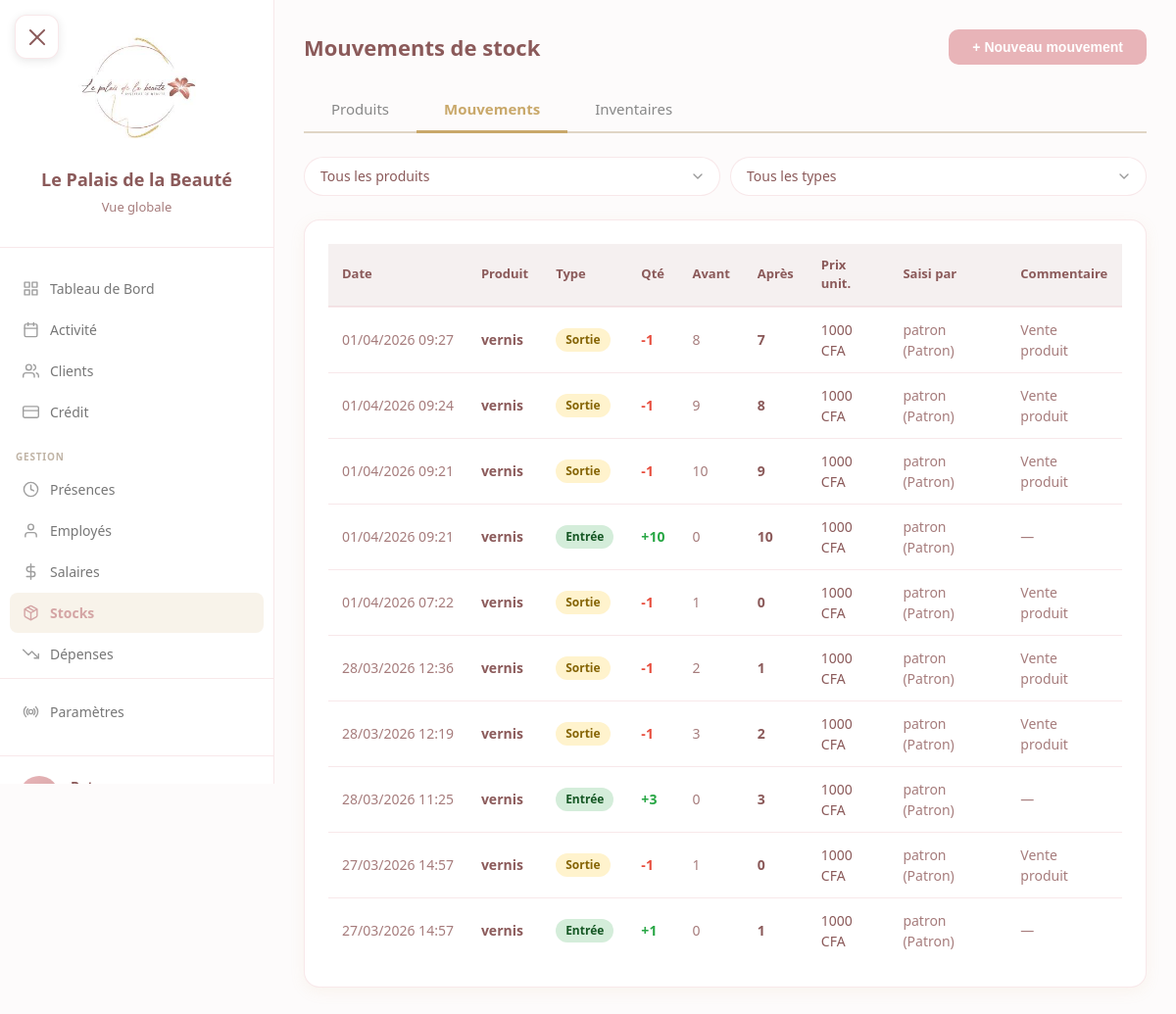
Page /gestion/stocks/mouvements/ (signed in) on the committed database.
### core/models.py (models this page shows, shortened)
class MouvementStock(models.Model):
    TYPE_CHOICES = [
        ('entree', 'Entrée'),
        ('sortie', 'Sortie'),
        ('inventaire', 'Inventaire'),
        ('perte', 'Perte/Casse'),
    ]
    produit = models.ForeignKey(Produit, on_delete=models.CASCADE, related_name='mouvements')
    type_mouvement = models.CharField(max_length=20, choices=TYPE_CHOICES)
    quantite = models.IntegerField()
    quantite_avant = models.IntegerField(default=0)
    quantite_apres = models.IntegerField(default=0)
    prix_unitaire = models.IntegerField(default=0, validators=[MinValueValidator(0)])
    commentaire = models.TextField(blank=True, null=True)
    institut = models.ForeignKey('Institut', on_delete=models.SET_NULL, null=True, blank=True, related_name='mouvements_stock')
    cree_par = models.ForeignKey('Utilisateur', on_delete=models.SET_NULL, null=True)
    date_creation = models.DateTimeField(auto_now_add=True)
    class Meta:
        verbose_name = "Mouvement de stock"
        verbose_name_plural = "Mouvements de stock"
        ordering = ['-date_creation']

class Produit(models.Model):
    nom = models.CharField(max_length=200)
    reference = models.CharField(max_length=100, blank=True, default='')
    categorie = models.ForeignKey(
        CategorieProduit, on_delete=models.PROTECT,
        null=True, blank=True, related_name='produits'
    )
    unite = models.ForeignKey(
        UniteMesure, on_delete=models.PROTECT,
        null=True, blank=True, related_name='produits'
    )
    fournisseur = models.ForeignKey(
        Fournisseur, on_delete=models.SET_NULL,
        null=True, blank=True, related_name='produits'
    )
    prix_achat = models.IntegerField(default=0, validators=[MinValueValidator(0)])
    prix_vente = models.IntegerField(default=0, validators=[MinValueValidator(0)], help_text="0 si non vendu aux clients")
    stock_actuel = models.IntegerField(default=0)
    stock_minimum = models.IntegerField(default=0, validators=[MinValueValidator(0)])
    actif = models.BooleanField(default=True)
    date_creation = models.DateTimeField(auto_now_add=True)
    class Meta:
        verbose_name = "Produit"
        verbose_name_plural = "Produits"
        ordering = ['categorie__nom', 'nom']

class Utilisateur(models.Model):
    ROLE_CHOICES = [
        ('patron', 'Patron'),
        ('manager', 'Manager'),
        ('employe', 'Employé'),
    ]
    user = models.OneToOneField(User, on_delete=models.CASCADE)
    role = models.CharField(max_length=20, choices=ROLE_CHOICES)
    institut = models.ForeignKey(
        Institut,
        on_delete=models.SET_NULL,
        null=True,
        blank=True,
        help_text="NULL pour le patron (accès à tous)"
    )
    pin = models.CharField(max_length=256)  # Code PIN hashé
    actif = models.BooleanField(default=True)
    class Meta:
        verbose_name = "Utilisateur"
        verbose_name_plural = "Utilisateurs"
    def __str__(self):
        return f"{self.user.username} ({self.get_role_display()})"
    def is_patron(self):
        return self.role == 'patron'
    def is_manager(self):
        return self.role == 'manager'

### gestion/views.py (the view)
# urls.py: path('stocks/mouvements/', views.stocks_mouvements, name='stocks_mouvements'),
@login_required
@role_required(['patron', 'manager'])
def stocks_mouvements(request):
    from django.core.paginator import Paginator
    produit_id = request.GET.get('produit', 'tous')
    type_mouv = request.GET.get('type', 'tous')
    mouvements = MouvementStock.objects.select_related('produit', 'cree_par', 'institut')
    if produit_id != 'tous' and produit_id:
        mouvements = mouvements.filter(produit_id=produit_id)
    if type_mouv != 'tous' and type_mouv:
        mouvements = mouvements.filter(type_mouvement=type_mouv)
    paginator = Paginator(mouvements, 50)
    page = request.GET.get('page', 1)
    mouvements_page = paginator.get_page(page)
    produits = Produit.objects.filter(actif=True).order_by('nom')
    instituts = Institut.objects.all()
    utilisateur = request.user.utilisateur
    is_manager = utilisateur.is_manager()
    manager_institut = utilisateur.institut if is_manager else None
    return render(request, 'gestion/stocks/mouvements.html', {
        'mouvements': mouvements_page,
        'produits': produits,
        'produit_id': produit_id,
        'type_mouv': type_mouv,
        'instituts': instituts,
        'is_manager': is_manager,
        'manager_institut': manager_institut,
    })

### templates/gestion/stocks/mouvements.html (shortened to what this page needs)
{% extends 'base.html' %}
{% block content %}
<div class="stk-container">
    <div class="page-header">
        <h1>Mouvements de stock</h1>
        <button class="btn-submit" onclick="document.getElementById('modalMouv').classList.add('open')">
            + Nouveau mouvement
        </button>
    </div>
    <div class="page-tabs">
        <a href="{% url 'gestion:stocks_produits' %}" class="page-tab">Produits</a>
        <a href="{% url 'gestion:stocks_mouvements' %}" class="page-tab active">Mouvements</a>
        <a href="{% url 'gestion:inventaire_liste' %}" class="page-tab">Inventaires</a>
    </div>
    <form method="get" class="filters-bar">
        <select name="produit" onchange="this.form.submit()">
            <option value="tous" {% if produit_id == 'tous' %}selected{% endif %}>Tous les produits</option>
        </select>
        <select name="type" onchange="this.form.submit()">
            <option value="tous" {% if type_mouv == 'tous' %}selected{% endif %}>Tous les types</option>
        </select>
    </form>
    <div class="card">
        <table>
            <thead>
                <tr>
                    <th>Date</th>
                    <th>Produit</th>
                    <th>Type</th>
                    <th>Qté</th>
                    <th>Avant</th>
                    <th>Après</th>
                    <th>Prix unit.</th>
                    <th>Saisi par</th>
                    <th>Commentaire</th>
                </tr>
            </thead>
            <tbody>
                {% for m in mouvements %}
                <tr>
                    <td style="color:var(--text-light);white-space:nowrap;">{{ m.date_creation|date:"d/m/Y H:i" }}</td>
                    <td><strong>{{ m.produit.nom }}</strong></td>
                    <td><span class="badge-{{ m.type_mouvement }}">{{ m.get_type_mouvement_display }}</span></td>
                    <td>
                        {% if m.type_mouvement == 'entree' %}
                        <span class="qty-entree">+{{ m.quantite }}</span>
                        {% elif m.type_mouvement == 'inventaire' %}
                        <span class="qty-inventaire">= {{ m.quantite_apres }}</span>
                        {% else %}
                        <span class="qty-sortie">-{{ m.quantite }}</span>
                        {% endif %}
                    </td>
                    <td style="color:var(--text-light);">{{ m.quantite_avant }}</td>
                    <td><strong>{{ m.quantite_apres }}</strong></td>
                    <td>{% if m.prix_unitaire %}{{ m.prix_unitaire|floatformat:0 }} CFA{% else %}—{% endif %}</td>
                    <td style="color:var(--text-light);">{{ m.cree_par|default:"—" }}</td>
                    <td style="color:var(--text-light);">{{ m.commentaire|default:"—" }}</td>
                </tr>
                {% empty %}
                <tr><td colspan="9" style="text-align:center;color:var(--text-light);font-style:italic;padding:40px;">Aucun mouvement</td></tr>
                {% endfor %}
            </tbody>
        </table>
    </div>
</div>
{% endblock %}

### templates/base.html (shortened to what this page needs)
<!DOCTYPE html>
<html lang="fr">
<head>
    <link rel="stylesheet" href="/static/css/style.css">
</head>
<body>
    <button class="mobile-menu-btn" id="mobileMenuBtn" aria-label="Menu">
        <span></span>
    </button>
    <div class="main-layout">
        <aside class="sidebar" id="sidebar">
            <div class="sidebar-header">
                <img src="/static/images/logo.jpg" alt="Logo" class="sidebar-logo" onerror="this.style.display='none'">
                <div class="sidebar-title">Le Palais de la Beauté</div>
                <div class="sidebar-subtitle">
                    {% if request.user.is_authenticated %}
                        {% if request.user.utilisateur.is_patron %}
                            Vue globale
                        {% elif request.user.utilisateur.is_employe %}
                            Vue globale
                        {% else %}
                            {{ request.user.utilisateur.institut.nom }}
                        {% endif %}
                    {% endif %}
                </div>
            </div>
            <nav class="sidebar-nav">
                {% if request.user.is_authenticated %}
                    {% if request.user.utilisateur.is_patron %}
                        <div class="nav-section">
                            <a href="{% url 'dashboard:index' %}" class="nav-item {% if request.resolver_match.app_name == 'dashboard' %}active{% endif %}">
                                <svg class="nav-icon" viewBox="0 0 24 24" fill="none" stroke="currentColor" stroke-width="2" stroke-linecap="round" stroke-linejoin="round"><rect x="3" y="3" width="7" height="7"/><rect x="14" y="3" width="7" height="7"/><rect x="14" y="14" width="7" height="7"/><rect x="3" y="14" width="7" height="7"/></svg>
                                Tableau de Bord
                            </a>
                            <a href="{% url 'agenda:index' institut_code='palais' %}" class="nav-item ">
                                <svg class="nav-icon" viewBox="0 0 24 24" fill="none" stroke="currentColor" stroke-width="2" stroke-linecap="round" stroke-linejoin="round"><rect x="3" y="4" width="18" height="18" rx="2" ry="2"/><line x1="16" y1="2" x2="16" y2="6"/><line x1="8" y1="2" x2="8" y2="6"/><line x1="3" y1="10" x2="21" y2="10"/></svg>
                                Activité
                            </a>
                            <a href="{% url 'core:clients_list' %}" class="nav-item ">
                                <svg class="nav-icon" viewBox="0 0 24 24" fill="none" stroke="currentColor" stroke-width="2" stroke-linecap="round" stroke-linejoin="round"><path d="M17 21v-2a4 4 0 0 0-4-4H5a4 4 0 0 0-4 4v2"/><circle cx="9" cy="7" r="4"/><path d="M23 21v-2a4 4 0 0 0-3-3.87"/><path d="M16 3.13a4 4 0 0 1 0 7.75"/></svg>
                                Clients
                            </a>
                            <a href="{% url 'credits:index' institut_code='palais' %}" class="nav-item {% if request.resolver_match.app_name == 'credits' %}active{% endif %}">
                                <svg class="nav-icon" viewBox="0 0 24 24" fill="none" stroke="currentColor" stroke-width="2" stroke-linecap="round" stroke-linejoin="round"><rect x="1" y="4" width="22" height="16" rx="2" ry="2"/><line x1="1" y1="10" x2="23" y2="10"/></svg>
                                Crédit
                            </a>
                        </div>
                        <div class="nav-section">
                            <div class="nav-section-title">Gestion</div>
                            <a href="{% url 'gestion:presences_pointage' %}" class="nav-item ">
                                <svg class="nav-icon" viewBox="0 0 24 24" fill="none" stroke="currentColor" stroke-width="2" stroke-linecap="round" stroke-linejoin="round"><circle cx="12" cy="12" r="10"/><polyline points="12 6 12 12 16 14"/></svg>
                                Présences
                            </a>
                            <a href="{% url 'core:employes_list' %}" class="nav-item {% if request.resolver_match.url_name == 'employes_list' %}active{% endif %}">
                                <svg class="nav-icon" viewBox="0 0 24 24" fill="none" stroke="currentColor" stroke-width="2" stroke-linecap="round" stroke-linejoin="round"><path d="M20 21v-2a4 4 0 0 0-4-4H8a4 4 0 0 0-4 4v2"/><circle cx="12" cy="7" r="4"/></svg>
                                Employés
                            </a>
                            <a href="{% url 'gestion:salaires_calcul' %}" class="nav-item ">
                                <svg class="nav-icon" viewBox="0 0 24 24" fill="none" stroke="currentColor" stroke-width="2" stroke-linecap="round" stroke-linejoin="round"><line x1="12" y1="1" x2="12" y2="23"/><path d="M17 5H9.5a3.5 3.5 0 0 0 0 7h5a3.5 3.5 0 0 1 0 7H6"/></svg>
                                Salaires
                            </a>
                            <a href="{% url 'gestion:stocks_produits' %}" class="nav-item {% if request.resolver_match.url_name and 'stocks' in request.resolver_match.url_name or request.resolver_match.url_name and 'produit' in request.resolver_match.url_name or request.resolver_match.url_name and 'mouvement' in request.resolver_match.url_name or request.resolver_match.url_name and 'inventaire' in request.resolver_match.url_name %}active{% endif %}">
                                Stocks
                            </a>
                            <a href="{% url 'gestion:depenses_liste' %}" class="nav-item {% if request.resolver_match.url_name and 'depense' in request.resolver_match.url_name %}active{% endif %}">
                                <svg class="nav-icon" viewBox="0 0 24 24" fill="none" stroke="currentColor" stroke-width="2" stroke-linecap="round" stroke-linejoin="round"><polyline points="23 18 13.5 8.5 8.5 13.5 1 6"/><polyline points="17 18 23 18 23 12"/></svg>
                                Dépenses
                            </a>
                        </div>
                        <div class="nav-section" style="margin-top: auto; border-top: 1px solid var(--border); padding-top: 12px;">
                            <a href="{% url 'gestion:catalogue' %}" class="nav-item ">
                                <svg class="nav-icon" viewBox="0 0 24 24" fill="none" stroke="currentColor" stroke-width="2" stroke-linecap="round" stroke-linejoin="round"><circle cx="12" cy="12" r="3"/><path d="M19.07 4.93a10 10 0 0 1 0 14.14M4.93 4.93a10 10 0 0 0 0 14.14"/><path d="M16.24 7.76a6 6 0 0 1 0 8.49M7.76 7.76a6 6 0 0 0 0 8.49"/></svg>
                                Paramètres
                            </a>
                        </div>
                    {% endif %}
                {% endif %}
            </nav>
            {% if request.user.is_authenticated %}
                <div class="sidebar-footer">
                    <div class="user-info">
                        <div class="user-avatar">
                        </div>
                        <div class="user-details">
                            <div class="user-name">{{ request.user.first_name }} {{ request.user.last_name }}</div>
                        </div>
                    </div>
                </div>
            {% endif %}
        </aside>
        <main class="main-content">
            {% block content %}
            {% endblock %}
        </main>
    </div>
</body>
</html>

### rows in the picture
MouvementStock: date_creation "01/04/2026 09:27", produit.nom "vernis", type_mouvement "Sortie", quantite "1", quantite_avant "8", quantite_apres "7", prix_unitaire "1000", cree_par "patron (Patron)", commentaire "Vente produit"
MouvementStock: date_creation "01/04/2026 09:24", produit.nom "vernis", type_mouvement "Sortie", quantite "1", quantite_avant "9", quantite_apres "8", prix_unitaire "1000", cree_par "patron (Patron)", commentaire "Vente produit"
MouvementStock: date_creation "01/04/2026 09:21", produit.nom "vernis", type_mouvement "Sortie", quantite "1", quantite_avant "10", quantite_apres "9", prix_unitaire "1000", cree_par "patron (Patron)", commentaire "Vente produit"
MouvementStock: date_creation "01/04/2026 09:21", produit.nom "vernis", type_mouvement "Entrée", quantite "10", quantite_avant "0", quantite_apres "10", prix_unitaire "1000", cree_par "patron (Patron)", commentaire "—"
MouvementStock: date_creation "01/04/2026 07:22", produit.nom "vernis", type_mouvement "Sortie", quantite "1", quantite_avant "1", quantite_apres "0", prix_unitaire "1000", cree_par "patron (Patron)", commentaire "Vente produit"
MouvementStock: date_creation "28/03/2026 12:36", produit.nom "vernis", type_mouvement "Sortie", quantite "1", quantite_avant "2", quantite_apres "1", prix_unitaire "1000", cree_par "patron (Patron)", commentaire "Vente produit"
MouvementStock: date_creation "28/03/2026 12:19", produit.nom "vernis", type_mouvement "Sortie", quantite "1", quantite_avant "3", quantite_apres "2", prix_unitaire "1000", cree_par "patron (Patron)", commentaire "Vente produit"
MouvementStock: date_creation "28/03/2026 11:25", produit.nom "vernis", type_mouvement "Entrée", quantite "3", quantite_avant "0", quantite_apres "3", prix_unitaire "1000", cree_par "patron (Patron)", commentaire "—"
MouvementStock: date_creation "27/03/2026 14:57", produit.nom "vernis", type_mouvement "Sortie", quantite "1", quantite_avant "1", quantite_apres "0", prix_unitaire "1000", cree_par "patron (Patron)", commentaire "Vente produit"
MouvementStock: date_creation "27/03/2026 14:57", produit.nom "vernis", type_mouvement "Entrée", quantite "1", quantite_avant "0", quantite_apres "1", prix_unitaire "1000", cree_par "patron (Patron)", commentaire "—"
